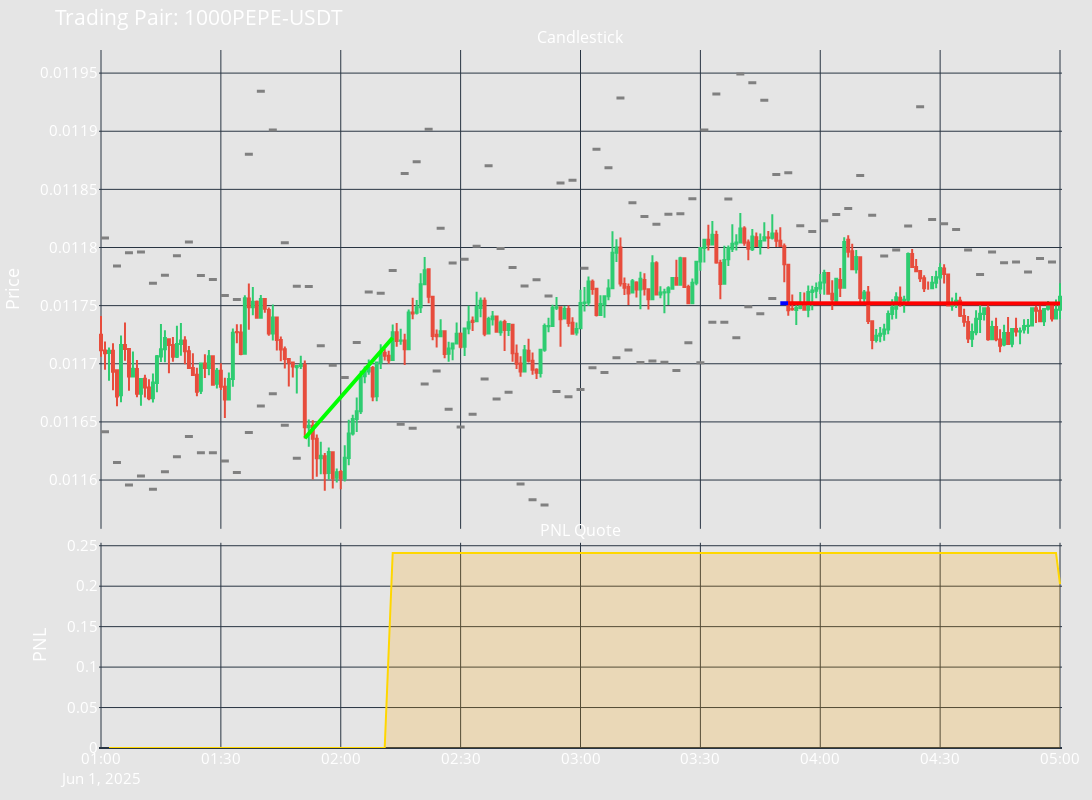

The notebook cell this image was saved under:
### Code cell
import logging

logging.basicConfig(
    level=logging.WARN,
    format='%(asctime)s - %(levelname)s - %(message)s'
)

from pyinstrument import Profiler

do_profile = False
profiler = Profiler()
if do_profile:
    profiler.start()

import os
import sys
from datetime import datetime
current_dir = os.getcwd()
sys.path.append(os.path.join(current_dir, '../..'))

from backtesting import backtest_engine

from controllers.market_making import pmm_common
pmm_common.BACKTESTING = True
pmm_common.LOG_DETAIL = True

# start_date = datetime(2025, 5, 31, 22, 43)
# end_date = datetime(2025, 6, 1, 9, 25)

# start_date = datetime(2025, 5, 30)
# end_date = datetime(2025, 6, 1)

# start_date = datetime(2025, 5, 25)
# end_date = datetime(2025, 6, 2)

# start_date = datetime(2025, 4, 19)
# end_date = datetime(2025, 4, 26)

# start_date = datetime(2025, 6, 1)
# end_date = datetime(2025, 6, 4)

# start_date = datetime(2025, 5, 26)
# end_date = datetime(2025, 5, 31)

# start_date = datetime(2025, 5, 19)
# end_date = datetime(2025, 5, 25)

start_date = datetime(2025, 6, 1, 1)
end_date = datetime(2025, 6, 1, 5)

engine = backtest_engine.BacktestEngine()
backtest_result = await engine.async_backtest(current_dir, 'v6.yml', start_date, end_date, '1m', 0.0005, 0.0005)
fig = backtest_result.get_backtesting_figure()
fig.show()

if do_profile:
    profiler.stop()
    profiler.print()

### Figure 1 — Plotly figure (JSON) as saved in the notebook; plotly's stock layout.template omitted (floating-point values rounded to 4 significant figures; data arrays with more than 128 entries replaced by an {"elided": "..."} marker saying what was removed)
{"data": [{"close": {"elided": "241 float values"}, "decreasing": {"line": {"color": "#E74C3C"}}, "high": {"elided": "241 float values"}, "increasing": {"line": {"color": "#2ECC71"}}, "low": {"elided": "241 float values"}, "name": "K-Lines", "open": {"elided": "241 float values"}, "type": "candlestick", "x": {"elided": "241 str values"}, "xaxis": "x", "yaxis": "y"}, {"line": {"color": "grey", "width": 3}, "mode": "lines", "name": "Buy-EarlyStop", "showlegend": false, "type": "scatter", "x": ["2025-06-01T01:00:00", "2025-06-01T01:02:00"], "xaxis": "x", "y": [0.01164, 0.01164], "yaxis": "y"}, {"line": {"color": "grey", "width": 3}, "mode": "lines", "name": "Sell-EarlyStop", "showlegend": false, "type": "scatter", "x": ["2025-06-01T01:00:00", "2025-06-01T01:02:00"], "xaxis": "x", "y": [0.01181, 0.01181], "yaxis": "y"}, {"line": {"color": "grey", "width": 3}, "mode": "lines", "name": "Buy-EarlyStop", "showlegend": false, "type": "scatter", "x": ["2025-06-01T01:03:00", "2025-06-01T01:05:00"], "xaxis": "x", "y": [0.01162, 0.01162], "yaxis": "y"}, {"line": {"color": "grey", "width": 3}, "mode": "lines", "name": "Sell-EarlyStop", "showlegend": false, "type": "scatter", "x": ["2025-06-01T01:03:00", "2025-06-01T01:05:00"], "xaxis": "x", "y": [0.01178, 0.01178], "yaxis": "y"}, {"line": {"color": "grey", "width": 3}, "mode": "lines", "name": "Buy-EarlyStop", "showlegend": false, "type": "scatter", "x": ["2025-06-01T01:06:00", "2025-06-01T01:08:00"], "xaxis": "x", "y": [0.0116, 0.0116], "yaxis": "y"}, {"line": {"color": "grey", "width": 3}, "mode": "lines", "name": "Sell-EarlyStop", "showlegend": false, "type": "scatter", "x": ["2025-06-01T01:06:00", "2025-06-01T01:08:00"], "xaxis": "x", "y": [0.0118, 0.0118], "yaxis": "y"}, {"line": {"color": "grey", "width": 3}, "mode": "lines", "name": "Buy-EarlyStop", "showlegend": false, "type": "scatter", "x": ["2025-06-01T01:09:00", "2025-06-01T01:11:00"], "xaxis": "x", "y": [0.0116, 0.0116], "yaxis": "y"}, {"line": {"color": "grey", "width": 3}, "mode": "lines", "name": "Sell-EarlyStop", "showlegend": false, "type": "scatter", "x": ["2025-06-01T01:09:00", "2025-06-01T01:11:00"], "xaxis": "x", "y": [0.0118, 0.0118], "yaxis": "y"}, {"line": {"color": "grey", "width": 3}, "mode": "lines", "name": "Buy-EarlyStop", "showlegend": false, "type": "scatter", "x": ["2025-06-01T01:12:00", "2025-06-01T01:14:00"], "xaxis": "x", "y": [0.01159, 0.01159], "yaxis": "y"}, {"line": {"color": "grey", "width": 3}, "mode": "lines", "name": "Sell-EarlyStop", "showlegend": false, "type": "scatter", "x": ["2025-06-01T01:12:00", "2025-06-01T01:14:00"], "xaxis": "x", "y": [0.01177, 0.01177], "yaxis": "y"}, {"line": {"color": "grey", "width": 3}, "mode": "lines", "name": "Buy-EarlyStop", "showlegend": false, "type": "scatter", "x": ["2025-06-01T01:15:00", "2025-06-01T01:17:00"], "xaxis": "x", "y": [0.01161, 0.01161], "yaxis": "y"}, {"line": {"color": "grey", "width": 3}, "mode": "lines", "name": "Sell-EarlyStop", "showlegend": false, "type": "scatter", "x": ["2025-06-01T01:15:00", "2025-06-01T01:17:00"], "xaxis": "x", "y": [0.01178, 0.01178], "yaxis": "y"}, {"line": {"color": "grey", "width": 3}, "mode": "lines", "name": "Buy-EarlyStop", "showlegend": false, "type": "scatter", "x": ["2025-06-01T01:18:00", "2025-06-01T01:20:00"], "xaxis": "x", "y": [0.01162, 0.01162], "yaxis": "y"}, {"line": {"color": "grey", "width": 3}, "mode": "lines", "name": "Sell-EarlyStop", "showlegend": false, "type": "scatter", "x": ["2025-06-01T01:18:00", "2025-06-01T01:20:00"], "xaxis": "x", "y": [0.01179, 0.01179], "yaxis": "y"}, {"line": {"color": "grey", "width": 3}, "mode": "lines", "name": "Buy-EarlyStop", "showlegend": false, "type": "scatter", "x": ["2025-06-01T01:21:00", "2025-06-01T01:23:00"], "xaxis": "x", "y": [0.01164, 0.01164], "yaxis": "y"}, {"line": {"color": "grey", "width": 3}, "mode": "lines", "name": "Sell-EarlyStop", "showlegend": false, "type": "scatter", "x": ["2025-06-01T01:21:00", "2025-06-01T01:23:00"], "xaxis": "x", "y": [0.0118, 0.0118], "yaxis": "y"}, {"line": {"color": "grey", "width": 3}, "mode": "lines", "name": "Buy-EarlyStop", "showlegend": false, "type": "scatter", "x": ["2025-06-01T01:24:00", "2025-06-01T01:26:00"], "xaxis": "x", "y": [0.01162, 0.01162], "yaxis": "y"}, {"line": {"color": "grey", "width": 3}, "mode": "lines", "name": "Sell-EarlyStop", "showlegend": false, "type": "scatter", "x": ["2025-06-01T01:24:00", "2025-06-01T01:26:00"], "xaxis": "x", "y": [0.01178, 0.01178], "yaxis": "y"}, {"line": {"color": "grey", "width": 3}, "mode": "lines", "name": "Buy-EarlyStop", "showlegend": false, "type": "scatter", "x": ["2025-06-01T01:27:00", "2025-06-01T01:29:00"], "xaxis": "x", "y": [0.01162, 0.01162], "yaxis": "y"}, {"line": {"color": "grey", "width": 3}, "mode": "lines", "name": "Sell-EarlyStop", "showlegend": false, "type": "scatter", "x": ["2025-06-01T01:27:00", "2025-06-01T01:29:00"], "xaxis": "x", "y": [0.01177, 0.01177], "yaxis": "y"}, {"line": {"color": "grey", "width": 3}, "mode": "lines", "name": "Buy-EarlyStop", "showlegend": false, "type": "scatter", "x": ["2025-06-01T01:30:00", "2025-06-01T01:32:00"], "xaxis": "x", "y": [0.01162, 0.01162], "yaxis": "y"}, {"line": {"color": "grey", "width": 3}, "mode": "lines", "name": "Sell-EarlyStop", "showlegend": false, "type": "scatter", "x": ["2025-06-01T01:30:00", "2025-06-01T01:32:00"], "xaxis": "x", "y": [0.01176, 0.01176], "yaxis": "y"}, {"line": {"color": "grey", "width": 3}, "mode": "lines", "name": "Buy-EarlyStop", "showlegend": false, "type": "scatter", "x": ["2025-06-01T01:33:00", "2025-06-01T01:35:00"], "xaxis": "x", "y": [0.01161, 0.01161], "yaxis": "y"}, {"line": {"color": "grey", "width": 3}, "mode": "lines", "name": "Sell-EarlyStop", "showlegend": false, "type": "scatter", "x": ["2025-06-01T01:33:00", "2025-06-01T01:35:00"], "xaxis": "x", "y": [0.01176, 0.01176], "yaxis": "y"}, {"line": {"color": "grey", "width": 3}, "mode": "lines", "name": "Buy-EarlyStop", "showlegend": false, "type": "scatter", "x": ["2025-06-01T01:36:00", "2025-06-01T01:38:00"], "xaxis": "x", "y": [0.01164, 0.01164], "yaxis": "y"}, {"line": {"color": "grey", "width": 3}, "mode": "lines", "name": "Sell-EarlyStop", "showlegend": false, "type": "scatter", "x": ["2025-06-01T01:36:00", "2025-06-01T01:38:00"], "xaxis": "x", "y": [0.01188, 0.01188], "yaxis": "y"}, {"line": {"color": "grey", "width": 3}, "mode": "lines", "name": "Buy-EarlyStop", "showlegend": false, "type": "scatter", "x": ["2025-06-01T01:39:00", "2025-06-01T01:41:00"], "xaxis": "x", "y": [0.01166, 0.01166], "yaxis": "y"}, {"line": {"color": "grey", "width": 3}, "mode": "lines", "name": "Sell-EarlyStop", "showlegend": false, "type": "scatter", "x": ["2025-06-01T01:39:00", "2025-06-01T01:41:00"], "xaxis": "x", "y": [0.01193, 0.01193], "yaxis": "y"}, {"line": {"color": "grey", "width": 3}, "mode": "lines", "name": "Buy-EarlyStop", "showlegend": false, "type": "scatter", "x": ["2025-06-01T01:42:00", "2025-06-01T01:44:00"], "xaxis": "x", "y": [0.01167, 0.01167], "yaxis": "y"}, {"line": {"color": "grey", "width": 3}, "mode": "lines", "name": "Sell-EarlyStop", "showlegend": false, "type": "scatter", "x": ["2025-06-01T01:42:00", "2025-06-01T01:44:00"], "xaxis": "x", "y": [0.0119, 0.0119], "yaxis": "y"}, {"line": {"color": "grey", "width": 3}, "mode": "lines", "name": "Buy-EarlyStop", "showlegend": false, "type": "scatter", "x": ["2025-06-01T01:45:00", "2025-06-01T01:47:00"], "xaxis": "x", "y": [0.01165, 0.01165], "yaxis": "y"}, {"line": {"color": "grey", "width": 3}, "mode": "lines", "name": "Sell-EarlyStop", "showlegend": false, "type": "scatter", "x": ["2025-06-01T01:45:00", "2025-06-01T01:47:00"], "xaxis": "x", "y": [0.0118, 0.0118], "yaxis": "y"}, {"line": {"color": "grey", "width": 3}, "mode": "lines", "name": "Buy-EarlyStop", "showlegend": false, "type": "scatter", "x": ["2025-06-01T01:48:00", "2025-06-01T01:50:00"], "xaxis": "x", "y": [0.01162, 0.01162], "yaxis": "y"}, {"line": {"color": "grey", "width": 3}, "mode": "lines", "name": "Sell-EarlyStop", "showlegend": false, "type": "scatter", "x": ["2025-06-01T01:48:00", "2025-06-01T01:50:00"], "xaxis": "x", "y": [0.01177, 0.01177], "yaxis": "y"}, {"line": {"color": "grey", "width": 3}, "mode": "lines", "name": "Sell-EarlyStop", "showlegend": false, "type": "scatter", "x": ["2025-06-01T01:51:00", "2025-06-01T01:53:00"], "xaxis": "x", "y": [0.01177, 0.01177], "yaxis": "y"}, {"line": {"color": "grey", "width": 3}, "mode": "lines", "name": "Sell-EarlyStop", "showlegend": false, "type": "scatter", "x": ["2025-06-01T01:54:00", "2025-06-01T01:56:00"], "xaxis": "x", "y": [0.01172, 0.01172], "yaxis": "y"}, {"line": {"color": "grey", "width": 3}, "mode": "lines", "name": "Sell-EarlyStop", "showlegend": false, "type": "scatter", "x": ["2025-06-01T01:57:00", "2025-06-01T01:59:00"], "xaxis": "x", "y": [0.0117, 0.0117], "yaxis": "y"}, {"line": {"color": "grey", "width": 3}, "mode": "lines", "name": "Sell-EarlyStop", "showlegend": false, "type": "scatter", "x": ["2025-06-01T02:00:00", "2025-06-01T02:02:00"], "xaxis": "x", "y": [0.01169, 0.01169], "yaxis": "y"}, {"line": {"color": "grey", "width": 3}, "mode": "lines", "name": "Sell-EarlyStop", "showlegend": false, "type": "scatter", "x": ["2025-06-01T02:03:00", "2025-06-01T02:05:00"], "xaxis": "x", "y": [0.01172, 0.01172], "yaxis": "y"}, {"line": {"color": "grey", "width": 3}, "mode": "lines", "name": "Sell-EarlyStop", "showlegend": false, "type": "scatter", "x": ["2025-06-01T02:06:00", "2025-06-01T02:08:00"], "xaxis": "x", "y": [0.01176, 0.01176], "yaxis": "y"}, {"line": {"color": "grey", "width": 3}, "mode": "lines", "name": "Sell-EarlyStop", "showlegend": false, "type": "scatter", "x": ["2025-06-01T02:09:00", "2025-06-01T02:11:00"], "xaxis": "x", "y": [0.01176, 0.01176], "yaxis": "y"}, {"line": {"color": "blue", "width": 4}, "mode": "lines", "name": "Buy-TakeProfit", "showlegend": true, "type": "scatter", "x": ["2025-06-01T01:51:00", "2025-06-01T01:51:00"], "xaxis": "x", "y": [0.01164, 0.01164], "yaxis": "y"}, {"line": {"color": "lime", "width": 4}, "mode": "lines", "name": "Buy-TakeProfit", "showlegend": true, "type": "scatter", "x": ["2025-06-01T01:51:00", "2025-06-01T02:13:00"], "xaxis": "x", "y": [0.01164, 0.01172], "yaxis": "y"}, {"line": {"color": "grey", "width": 3}, "mode": "lines", "name": "Sell-EarlyStop", "showlegend": false, "type": "scatter", "x": ["2025-06-01T02:12:00", "2025-06-01T02:14:00"], "xaxis": "x", "y": [0.01178, 0.01178], "yaxis": "y"}, {"line": {"color": "grey", "width": 3}, "mode": "lines", "name": "Buy-EarlyStop", "showlegend": false, "type": "scatter", "x": ["2025-06-01T02:14:00", "2025-06-01T02:16:00"], "xaxis": "x", "y": [0.01165, 0.01165], "yaxis": "y"}, {"line": {"color": "grey", "width": 3}, "mode": "lines", "name": "Sell-EarlyStop", "showlegend": false, "type": "scatter", "x": ["2025-06-01T02:15:00", "2025-06-01T02:17:00"], "xaxis": "x", "y": [0.01186, 0.01186], "yaxis": "y"}, {"line": {"color": "grey", "width": 3}, "mode": "lines", "name": "Buy-EarlyStop", "showlegend": false, "type": "scatter", "x": ["2025-06-01T02:17:00", "2025-06-01T02:19:00"], "xaxis": "x", "y": [0.01164, 0.01164], "yaxis": "y"}, {"line": {"color": "grey", "width": 3}, "mode": "lines", "name": "Sell-EarlyStop", "showlegend": false, "type": "scatter", "x": ["2025-06-01T02:18:00", "2025-06-01T02:20:00"], "xaxis": "x", "y": [0.01187, 0.01187], "yaxis": "y"}, {"line": {"color": "grey", "width": 3}, "mode": "lines", "name": "Buy-EarlyStop", "showlegend": false, "type": "scatter", "x": ["2025-06-01T02:20:00", "2025-06-01T02:22:00"], "xaxis": "x", "y": [0.01168, 0.01168], "yaxis": "y"}, {"line": {"color": "grey", "width": 3}, "mode": "lines", "name": "Sell-EarlyStop", "showlegend": false, "type": "scatter", "x": ["2025-06-01T02:21:00", "2025-06-01T02:23:00"], "xaxis": "x", "y": [0.0119, 0.0119], "yaxis": "y"}, {"line": {"color": "grey", "width": 3}, "mode": "lines", "name": "Buy-EarlyStop", "showlegend": false, "type": "scatter", "x": ["2025-06-01T02:23:00", "2025-06-01T02:25:00"], "xaxis": "x", "y": [0.01169, 0.01169], "yaxis": "y"}, {"line": {"color": "grey", "width": 3}, "mode": "lines", "name": "Sell-EarlyStop", "showlegend": false, "type": "scatter", "x": ["2025-06-01T02:24:00", "2025-06-01T02:26:00"], "xaxis": "x", "y": [0.01182, 0.01182], "yaxis": "y"}, {"line": {"color": "grey", "width": 3}, "mode": "lines", "name": "Buy-EarlyStop", "showlegend": false, "type": "scatter", "x": ["2025-06-01T02:26:00", "2025-06-01T02:28:00"], "xaxis": "x", "y": [0.01166, 0.01166], "yaxis": "y"}, {"line": {"color": "grey", "width": 3}, "mode": "lines", "name": "Sell-EarlyStop", "showlegend": false, "type": "scatter", "x": ["2025-06-01T02:27:00", "2025-06-01T02:29:00"], "xaxis": "x", "y": [0.01179, 0.01179], "yaxis": "y"}, {"line": {"color": "grey", "width": 3}, "mode": "lines", "name": "Buy-EarlyStop", "showlegend": false, "type": "scatter", "x": ["2025-06-01T02:29:00", "2025-06-01T02:31:00"], "xaxis": "x", "y": [0.01165, 0.01165], "yaxis": "y"}, {"line": {"color": "grey", "width": 3}, "mode": "lines", "name": "Sell-EarlyStop", "showlegend": false, "type": "scatter", "x": ["2025-06-01T02:30:00", "2025-06-01T02:32:00"], "xaxis": "x", "y": [0.01179, 0.01179], "yaxis": "y"}, {"line": {"color": "grey", "width": 3}, "mode": "lines", "name": "Buy-EarlyStop", "showlegend": false, "type": "scatter", "x": ["2025-06-01T02:32:00", "2025-06-01T02:34:00"], "xaxis": "x", "y": [0.01166, 0.01166], "yaxis": "y"}, {"line": {"color": "grey", "width": 3}, "mode": "lines", "name": "Sell-EarlyStop", "showlegend": false, "type": "scatter", "x": ["2025-06-01T02:33:00", "2025-06-01T02:35:00"], "xaxis": "x", "y": [0.0118, 0.0118], "yaxis": "y"}, {"line": {"color": "grey", "width": 3}, "mode": "lines", "name": "Buy-EarlyStop", "showlegend": false, "type": "scatter", "x": ["2025-06-01T02:35:00", "2025-06-01T02:37:00"], "xaxis": "x", "y": [0.01169, 0.01169], "yaxis": "y"}, {"line": {"color": "grey", "width": 3}, "mode": "lines", "name": "Sell-EarlyStop", "showlegend": false, "type": "scatter", "x": ["2025-06-01T02:36:00", "2025-06-01T02:38:00"], "xaxis": "x", "y": [0.01187, 0.01187], "yaxis": "y"}, {"line": {"color": "grey", "width": 3}, "mode": "lines", "name": "Buy-EarlyStop", "showlegend": false, "type": "scatter", "x": ["2025-06-01T02:38:00", "2025-06-01T02:40:00"], "xaxis": "x", "y": [0.01167, 0.01167], "yaxis": "y"}, {"line": {"color": "grey", "width": 3}, "mode": "lines", "name": "Sell-EarlyStop", "showlegend": false, "type": "scatter", "x": ["2025-06-01T02:39:00", "2025-06-01T02:41:00"], "xaxis": "x", "y": [0.0118, 0.0118], "yaxis": "y"}, {"line": {"color": "grey", "width": 3}, "mode": "lines", "name": "Buy-EarlyStop", "showlegend": false, "type": "scatter", "x": ["2025-06-01T02:41:00", "2025-06-01T02:43:00"], "xaxis": "x", "y": [0.01168, 0.01168], "yaxis": "y"}, {"line": {"color": "grey", "width": 3}, "mode": "lines", "name": "Sell-EarlyStop", "showlegend": false, "type": "scatter", "x": ["2025-06-01T02:42:00", "2025-06-01T02:44:00"], "xaxis": "x", "y": [0.01178, 0.01178], "yaxis": "y"}, {"line": {"color": "grey", "width": 3}, "mode": "lines", "name": "Buy-EarlyStop", "showlegend": false, "type": "scatter", "x": ["2025-06-01T02:44:00", "2025-06-01T02:46:00"], "xaxis": "x", "y": [0.0116, 0.0116], "yaxis": "y"}, {"line": {"color": "grey", "width": 3}, "mode": "lines", "name": "Sell-EarlyStop", "showlegend": false, "type": "scatter", "x": ["2025-06-01T02:45:00", "2025-06-01T02:47:00"], "xaxis": "x", "y": [0.01177, 0.01177], "yaxis": "y"}, {"line": {"color": "grey", "width": 3}, "mode": "lines", "name": "Buy-EarlyStop", "showlegend": false, "type": "scatter", "x": ["2025-06-01T02:47:00", "2025-06-01T02:49:00"], "xaxis": "x", "y": [0.01158, 0.01158], "yaxis": "y"}, {"line": {"color": "grey", "width": 3}, "mode": "lines", "name": "Sell-EarlyStop", "showlegend": false, "type": "scatter", "x": ["2025-06-01T02:48:00", "2025-06-01T02:50:00"], "xaxis": "x", "y": [0.01177, 0.01177], "yaxis": "y"}, {"line": {"color": "grey", "width": 3}, "mode": "lines", "name": "Buy-EarlyStop", "showlegend": false, "type": "scatter", "x": ["2025-06-01T02:50:00", "2025-06-01T02:52:00"], "xaxis": "x", "y": [0.01158, 0.01158], "yaxis": "y"}, {"line": {"color": "grey", "width": 3}, "mode": "lines", "name": "Sell-EarlyStop", "showlegend": false, "type": "scatter", "x": ["2025-06-01T02:51:00", "2025-06-01T02:53:00"], "xaxis": "x", "y": [0.01176, 0.01176], "yaxis": "y"}, {"line": {"color": "grey", "width": 3}, "mode": "lines", "name": "Buy-EarlyStop", "showlegend": false, "type": "scatter", "x": ["2025-06-01T02:53:00", "2025-06-01T02:55:00"], "xaxis": "x", "y": [0.01168, 0.01168], "yaxis": "y"}, {"line": {"color": "grey", "width": 3}, "mode": "lines", "name": "Sell-EarlyStop", "showlegend": false, "type": "scatter", "x": ["2025-06-01T02:54:00", "2025-06-01T02:56:00"], "xaxis": "x", "y": [0.01186, 0.01186], "yaxis": "y"}, {"line": {"color": "grey", "width": 3}, "mode": "lines", "name": "Buy-EarlyStop", "showlegend": false, "type": "scatter", "x": ["2025-06-01T02:56:00", "2025-06-01T02:58:00"], "xaxis": "x", "y": [0.01167, 0.01167], "yaxis": "y"}, {"line": {"color": "grey", "width": 3}, "mode": "lines", "name": "Sell-EarlyStop", "showlegend": false, "type": "scatter", "x": ["2025-06-01T02:57:00", "2025-06-01T02:59:00"], "xaxis": "x", "y": [0.01186, 0.01186], "yaxis": "y"}, {"line": {"color": "grey", "width": 3}, "mode": "lines", "name": "Buy-EarlyStop", "showlegend": false, "type": "scatter", "x": ["2025-06-01T02:59:00", "2025-06-01T03:01:00"], "xaxis": "x", "y": [0.01168, 0.01168], "yaxis": "y"}, {"line": {"color": "grey", "width": 3}, "mode": "lines", "name": "Sell-EarlyStop", "showlegend": false, "type": "scatter", "x": ["2025-06-01T03:00:00", "2025-06-01T03:02:00"], "xaxis": "x", "y": [0.01178, 0.01178], "yaxis": "y"}, {"line": {"color": "grey", "width": 3}, "mode": "lines", "name": "Buy-EarlyStop", "showlegend": false, "type": "scatter", "x": ["2025-06-01T03:02:00", "2025-06-01T03:04:00"], "xaxis": "x", "y": [0.0117, 0.0117], "yaxis": "y"}, {"line": {"color": "grey", "width": 3}, "mode": "lines", "name": "Sell-EarlyStop", "showlegend": false, "type": "scatter", "x": ["2025-06-01T03:03:00", "2025-06-01T03:05:00"], "xaxis": "x", "y": [0.01188, 0.01188], "yaxis": "y"}, {"line": {"color": "grey", "width": 3}, "mode": "lines", "name": "Buy-EarlyStop", "showlegend": false, "type": "scatter", "x": ["2025-06-01T03:05:00", "2025-06-01T03:07:00"], "xaxis": "x", "y": [0.01169, 0.01169], "yaxis": "y"}, {"line": {"color": "grey", "width": 3}, "mode": "lines", "name": "Sell-EarlyStop", "showlegend": false, "type": "scatter", "x": ["2025-06-01T03:06:00", "2025-06-01T03:08:00"], "xaxis": "x", "y": [0.01187, 0.01187], "yaxis": "y"}, {"line": {"color": "grey", "width": 3}, "mode": "lines", "name": "Buy-EarlyStop", "showlegend": false, "type": "scatter", "x": ["2025-06-01T03:08:00", "2025-06-01T03:10:00"], "xaxis": "x", "y": [0.01171, 0.01171], "yaxis": "y"}, {"line": {"color": "grey", "width": 3}, "mode": "lines", "name": "Sell-EarlyStop", "showlegend": false, "type": "scatter", "x": ["2025-06-01T03:09:00", "2025-06-01T03:11:00"], "xaxis": "x", "y": [0.01193, 0.01193], "yaxis": "y"}, {"line": {"color": "grey", "width": 3}, "mode": "lines", "name": "Buy-EarlyStop", "showlegend": false, "type": "scatter", "x": ["2025-06-01T03:11:00", "2025-06-01T03:13:00"], "xaxis": "x", "y": [0.01171, 0.01171], "yaxis": "y"}, {"line": {"color": "grey", "width": 3}, "mode": "lines", "name": "Sell-EarlyStop", "showlegend": false, "type": "scatter", "x": ["2025-06-01T03:12:00", "2025-06-01T03:14:00"], "xaxis": "x", "y": [0.01184, 0.01184], "yaxis": "y"}, {"line": {"color": "grey", "width": 3}, "mode": "lines", "name": "Buy-EarlyStop", "showlegend": false, "type": "scatter", "x": ["2025-06-01T03:14:00", "2025-06-01T03:16:00"], "xaxis": "x", "y": [0.0117, 0.0117], "yaxis": "y"}, {"line": {"color": "grey", "width": 3}, "mode": "lines", "name": "Sell-EarlyStop", "showlegend": false, "type": "scatter", "x": ["2025-06-01T03:15:00", "2025-06-01T03:17:00"], "xaxis": "x", "y": [0.01183, 0.01183], "yaxis": "y"}, {"line": {"color": "grey", "width": 3}, "mode": "lines", "name": "Buy-EarlyStop", "showlegend": false, "type": "scatter", "x": ["2025-06-01T03:17:00", "2025-06-01T03:19:00"], "xaxis": "x", "y": [0.0117, 0.0117], "yaxis": "y"}, {"line": {"color": "grey", "width": 3}, "mode": "lines", "name": "Sell-EarlyStop", "showlegend": false, "type": "scatter", "x": ["2025-06-01T03:18:00", "2025-06-01T03:20:00"], "xaxis": "x", "y": [0.01182, 0.01182], "yaxis": "y"}, {"line": {"color": "grey", "width": 3}, "mode": "lines", "name": "Buy-EarlyStop", "showlegend": false, "type": "scatter", "x": ["2025-06-01T03:20:00", "2025-06-01T03:22:00"], "xaxis": "x", "y": [0.0117, 0.0117], "yaxis": "y"}, {"line": {"color": "grey", "width": 3}, "mode": "lines", "name": "Sell-EarlyStop", "showlegend": false, "type": "scatter", "x": ["2025-06-01T03:21:00", "2025-06-01T03:23:00"], "xaxis": "x", "y": [0.01183, 0.01183], "yaxis": "y"}, {"line": {"color": "grey", "width": 3}, "mode": "lines", "name": "Buy-EarlyStop", "showlegend": false, "type": "scatter", "x": ["2025-06-01T03:23:00", "2025-06-01T03:25:00"], "xaxis": "x", "y": [0.01169, 0.01169], "yaxis": "y"}, {"line": {"color": "grey", "width": 3}, "mode": "lines", "name": "Sell-EarlyStop", "showlegend": false, "type": "scatter", "x": ["2025-06-01T03:24:00", "2025-06-01T03:26:00"], "xaxis": "x", "y": [0.01183, 0.01183], "yaxis": "y"}, {"line": {"color": "grey", "width": 3}, "mode": "lines", "name": "Buy-EarlyStop", "showlegend": false, "type": "scatter", "x": ["2025-06-01T03:26:00", "2025-06-01T03:28:00"], "xaxis": "x", "y": [0.01172, 0.01172], "yaxis": "y"}, {"line": {"color": "grey", "width": 3}, "mode": "lines", "name": "Sell-EarlyStop", "showlegend": false, "type": "scatter", "x": ["2025-06-01T03:27:00", "2025-06-01T03:29:00"], "xaxis": "x", "y": [0.01184, 0.01184], "yaxis": "y"}, {"line": {"color": "grey", "width": 3}, "mode": "lines", "name": "Buy-EarlyStop", "showlegend": false, "type": "scatter", "x": ["2025-06-01T03:29:00", "2025-06-01T03:31:00"], "xaxis": "x", "y": [0.0117, 0.0117], "yaxis": "y"}, {"line": {"color": "grey", "width": 3}, "mode": "lines", "name": "Sell-EarlyStop", "showlegend": false, "type": "scatter", "x": ["2025-06-01T03:30:00", "2025-06-01T03:32:00"], "xaxis": "x", "y": [0.0119, 0.0119], "yaxis": "y"}, {"line": {"color": "grey", "width": 3}, "mode": "lines", "name": "Buy-EarlyStop", "showlegend": false, "type": "scatter", "x": ["2025-06-01T03:32:00", "2025-06-01T03:34:00"], "xaxis": "x", "y": [0.01174, 0.01174], "yaxis": "y"}, {"line": {"color": "grey", "width": 3}, "mode": "lines", "name": "Sell-EarlyStop", "showlegend": false, "type": "scatter", "x": ["2025-06-01T03:33:00", "2025-06-01T03:35:00"], "xaxis": "x", "y": [0.01193, 0.01193], "yaxis": "y"}, {"line": {"color": "grey", "width": 3}, "mode": "lines", "name": "Buy-EarlyStop", "showlegend": false, "type": "scatter", "x": ["2025-06-01T03:35:00", "2025-06-01T03:37:00"], "xaxis": "x", "y": [0.01174, 0.01174], "yaxis": "y"}, {"line": {"color": "grey", "width": 3}, "mode": "lines", "name": "Sell-EarlyStop", "showlegend": false, "type": "scatter", "x": ["2025-06-01T03:36:00", "2025-06-01T03:38:00"], "xaxis": "x", "y": [0.01184, 0.01184], "yaxis": "y"}, {"line": {"color": "grey", "width": 3}, "mode": "lines", "name": "Buy-EarlyStop", "showlegend": false, "type": "scatter", "x": ["2025-06-01T03:38:00", "2025-06-01T03:40:00"], "xaxis": "x", "y": [0.01172, 0.01172], "yaxis": "y"}, {"line": {"color": "grey", "width": 3}, "mode": "lines", "name": "Sell-EarlyStop", "showlegend": false, "type": "scatter", "x": ["2025-06-01T03:39:00", "2025-06-01T03:41:00"], "xaxis": "x", "y": [0.01195, 0.01195], "yaxis": "y"}, {"line": {"color": "grey", "width": 3}, "mode": "lines", "name": "Buy-EarlyStop", "showlegend": false, "type": "scatter", "x": ["2025-06-01T03:41:00", "2025-06-01T03:43:00"], "xaxis": "x", "y": [0.01175, 0.01175], "yaxis": "y"}, {"line": {"color": "grey", "width": 3}, "mode": "lines", "name": "Sell-EarlyStop", "showlegend": false, "type": "scatter", "x": ["2025-06-01T03:42:00", "2025-06-01T03:44:00"], "xaxis": "x", "y": [0.01194, 0.01194], "yaxis": "y"}, {"line": {"color": "grey", "width": 3}, "mode": "lines", "name": "Buy-EarlyStop", "showlegend": false, "type": "scatter", "x": ["2025-06-01T03:44:00", "2025-06-01T03:46:00"], "xaxis": "x", "y": [0.01174, 0.01174], "yaxis": "y"}, {"line": {"color": "grey", "width": 3}, "mode": "lines", "name": "Sell-EarlyStop", "showlegend": false, "type": "scatter", "x": ["2025-06-01T03:45:00", "2025-06-01T03:47:00"], "xaxis": "x", "y": [0.01193, 0.01193], "yaxis": "y"}, {"line": {"color": "grey", "width": 3}, "mode": "lines", "name": "Buy-EarlyStop", "showlegend": false, "type": "scatter", "x": ["2025-06-01T03:47:00", "2025-06-01T03:49:00"], "xaxis": "x", "y": [0.01176, 0.01176], "yaxis": "y"}, {"line": {"color": "grey", "width": 3}, "mode": "lines", "name": "Sell-EarlyStop", "showlegend": false, "type": "scatter", "x": ["2025-06-01T03:48:00", "2025-06-01T03:50:00"], "xaxis": "x", "y": [0.01186, 0.01186], "yaxis": "y"}, {"line": {"color": "grey", "width": 3}, "mode": "lines", "name": "Sell-EarlyStop", "showlegend": false, "type": "scatter", "x": ["2025-06-01T03:51:00", "2025-06-01T03:53:00"], "xaxis": "x", "y": [0.01186, 0.01186], "yaxis": "y"}, {"line": {"color": "grey", "width": 3}, "mode": "lines", "name": "Sell-EarlyStop", "showlegend": false, "type": "scatter", "x": ["2025-06-01T03:54:00", "2025-06-01T03:56:00"], "xaxis": "x", "y": [0.01182, 0.01182], "yaxis": "y"}, {"line": {"color": "grey", "width": 3}, "mode": "lines", "name": "Sell-EarlyStop", "showlegend": false, "type": "scatter", "x": ["2025-06-01T03:57:00", "2025-06-01T03:59:00"], "xaxis": "x", "y": [0.01181, 0.01181], "yaxis": "y"}, {"line": {"color": "grey", "width": 3}, "mode": "lines", "name": "Sell-EarlyStop", "showlegend": false, "type": "scatter", "x": ["2025-06-01T04:00:00", "2025-06-01T04:02:00"], "xaxis": "x", "y": [0.01182, 0.01182], "yaxis": "y"}, {"line": {"color": "grey", "width": 3}, "mode": "lines", "name": "Sell-EarlyStop", "showlegend": false, "type": "scatter", "x": ["2025-06-01T04:03:00", "2025-06-01T04:05:00"], "xaxis": "x", "y": [0.01183, 0.01183], "yaxis": "y"}, {"line": {"color": "grey", "width": 3}, "mode": "lines", "name": "Sell-EarlyStop", "showlegend": false, "type": "scatter", "x": ["2025-06-01T04:06:00", "2025-06-01T04:08:00"], "xaxis": "x", "y": [0.01183, 0.01183], "yaxis": "y"}, {"line": {"color": "grey", "width": 3}, "mode": "lines", "name": "Sell-EarlyStop", "showlegend": false, "type": "scatter", "x": ["2025-06-01T04:09:00", "2025-06-01T04:11:00"], "xaxis": "x", "y": [0.01186, 0.01186], "yaxis": "y"}, {"line": {"color": "grey", "width": 3}, "mode": "lines", "name": "Sell-EarlyStop", "showlegend": false, "type": "scatter", "x": ["2025-06-01T04:12:00", "2025-06-01T04:14:00"], "xaxis": "x", "y": [0.01183, 0.01183], "yaxis": "y"}, {"line": {"color": "grey", "width": 3}, "mode": "lines", "name": "Sell-EarlyStop", "showlegend": false, "type": "scatter", "x": ["2025-06-01T04:15:00", "2025-06-01T04:17:00"], "xaxis": "x", "y": [0.01179, 0.01179], "yaxis": "y"}, {"line": {"color": "grey", "width": 3}, "mode": "lines", "name": "Sell-EarlyStop", "showlegend": false, "type": "scatter", "x": ["2025-06-01T04:18:00", "2025-06-01T04:20:00"], "xaxis": "x", "y": [0.0118, 0.0118], "yaxis": "y"}, {"line": {"color": "grey", "width": 3}, "mode": "lines", "name": "Sell-EarlyStop", "showlegend": false, "type": "scatter", "x": ["2025-06-01T04:21:00", "2025-06-01T04:23:00"], "xaxis": "x", "y": [0.01182, 0.01182], "yaxis": "y"}, {"line": {"color": "grey", "width": 3}, "mode": "lines", "name": "Sell-EarlyStop", "showlegend": false, "type": "scatter", "x": ["2025-06-01T04:24:00", "2025-06-01T04:26:00"], "xaxis": "x", "y": [0.01192, 0.01192], "yaxis": "y"}, {"line": {"color": "grey", "width": 3}, "mode": "lines", "name": "Sell-EarlyStop", "showlegend": false, "type": "scatter", "x": ["2025-06-01T04:27:00", "2025-06-01T04:29:00"], "xaxis": "x", "y": [0.01182, 0.01182], "yaxis": "y"}, {"line": {"color": "grey", "width": 3}, "mode": "lines", "name": "Sell-EarlyStop", "showlegend": false, "type": "scatter", "x": ["2025-06-01T04:30:00", "2025-06-01T04:32:00"], "xaxis": "x", "y": [0.01182, 0.01182], "yaxis": "y"}, {"line": {"color": "grey", "width": 3}, "mode": "lines", "name": "Sell-EarlyStop", "showlegend": false, "type": "scatter", "x": ["2025-06-01T04:33:00", "2025-06-01T04:35:00"], "xaxis": "x", "y": [0.01182, 0.01182], "yaxis": "y"}, {"line": {"color": "grey", "width": 3}, "mode": "lines", "name": "Sell-EarlyStop", "showlegend": false, "type": "scatter", "x": ["2025-06-01T04:36:00", "2025-06-01T04:38:00"], "xaxis": "x", "y": [0.0118, 0.0118], "yaxis": "y"}, {"line": {"color": "grey", "width": 3}, "mode": "lines", "name": "Sell-EarlyStop", "showlegend": false, "type": "scatter", "x": ["2025-06-01T04:39:00", "2025-06-01T04:41:00"], "xaxis": "x", "y": [0.01178, 0.01178], "yaxis": "y"}, {"line": {"color": "grey", "width": 3}, "mode": "lines", "name": "Sell-EarlyStop", "showlegend": false, "type": "scatter", "x": ["2025-06-01T04:42:00", "2025-06-01T04:44:00"], "xaxis": "x", "y": [0.0118, 0.0118], "yaxis": "y"}, {"line": {"color": "grey", "width": 3}, "mode": "lines", "name": "Sell-EarlyStop", "showlegend": false, "type": "scatter", "x": ["2025-06-01T04:45:00", "2025-06-01T04:47:00"], "xaxis": "x", "y": [0.01179, 0.01179], "yaxis": "y"}, {"line": {"color": "grey", "width": 3}, "mode": "lines", "name": "Sell-EarlyStop", "showlegend": false, "type": "scatter", "x": ["2025-06-01T04:48:00", "2025-06-01T04:50:00"], "xaxis": "x", "y": [0.01179, 0.01179], "yaxis": "y"}, {"line": {"color": "grey", "width": 3}, "mode": "lines", "name": "Sell-EarlyStop", "showlegend": false, "type": "scatter", "x": ["2025-06-01T04:51:00", "2025-06-01T04:53:00"], "xaxis": "x", "y": [0.01178, 0.01178], "yaxis": "y"}, {"line": {"color": "grey", "width": 3}, "mode": "lines", "name": "Sell-EarlyStop", "showlegend": false, "type": "scatter", "x": ["2025-06-01T04:54:00", "2025-06-01T04:56:00"], "xaxis": "x", "y": [0.01179, 0.01179], "yaxis": "y"}, {"line": {"color": "grey", "width": 3}, "mode": "lines", "name": "Sell-EarlyStop", "showlegend": false, "type": "scatter", "x": ["2025-06-01T04:57:00", "2025-06-01T04:59:00"], "xaxis": "x", "y": [0.01179, 0.01179], "yaxis": "y"}, {"line": {"color": "blue", "width": 4}, "mode": "lines", "name": "Buy-EarlyStop", "showlegend": true, "type": "scatter", "x": ["2025-06-01T03:50:00", "2025-06-01T03:52:00"], "xaxis": "x", "y": [0.01175, 0.01175], "yaxis": "y"}, {"line": {"color": "red", "width": 4}, "mode": "lines", "name": "Buy-EarlyStop", "showlegend": true, "type": "scatter", "x": ["2025-06-01T03:52:00", "2025-06-01T05:00:00"], "xaxis": "x", "y": [0.01175, 0.01175], "yaxis": "y"}, {"line": {"color": "grey", "width": 3}, "mode": "lines", "name": "Sell-EarlyStop", "showlegend": false, "type": "scatter", "x": ["2025-06-01T05:00:00", "2025-06-01T05:00:00"], "xaxis": "x", "y": [0.01179, 0.01179], "yaxis": "y"}, {"fill": "tonexty", "fillcolor": "rgba(255, 165, 0, 0.2)", "line": {"color": "gold", "width": 2}, "mode": "lines", "name": "Cumulative PNL", "type": "scatter", "x": {"elided": "132 str values"}, "xaxis": "x2", "y": {"elided": "132 float values"}, "yaxis": "y2"}], "layout": {"annotations": [{"font": {"size": 16}, "showarrow": false, "text": "Candlestick", "x": 0.5, "xanchor": "center", "xref": "paper", "y": 1, "yanchor": "bottom", "yref": "paper"}, {"font": {"size": 16}, "showarrow": false, "text": "PNL Quote", "x": 0.5, "xanchor": "center", "xref": "paper", "y": 0.294, "yanchor": "bottom", "yref": "paper"}], "font": {"color": "white", "size": 15}, "height": 800, "hovermode": "x unified", "margin": {"b": 20, "l": 20, "r": 20, "t": 50}, "paper_bgcolor": "rgba(0, 0, 0, 0.1)", "plot_bgcolor": "rgba(0, 0, 0, 0)", "showlegend": false, "title": {"text": "Trading Pair: 1000PEPE-USDT"}, "width": 1750, "xaxis": {"anchor": "y", "domain": [0, 1], "matches": "x2", "rangeslider": {"visible": false}, "showticklabels": false}, "xaxis2": {"anchor": "y2", "domain": [0, 1]}, "yaxis": {"anchor": "x", "domain": [0.314, 1], "title": {"text": "Price"}}, "yaxis2": {"anchor": "x2", "domain": [0, 0.294], "title": {"text": "PNL"}}}}
